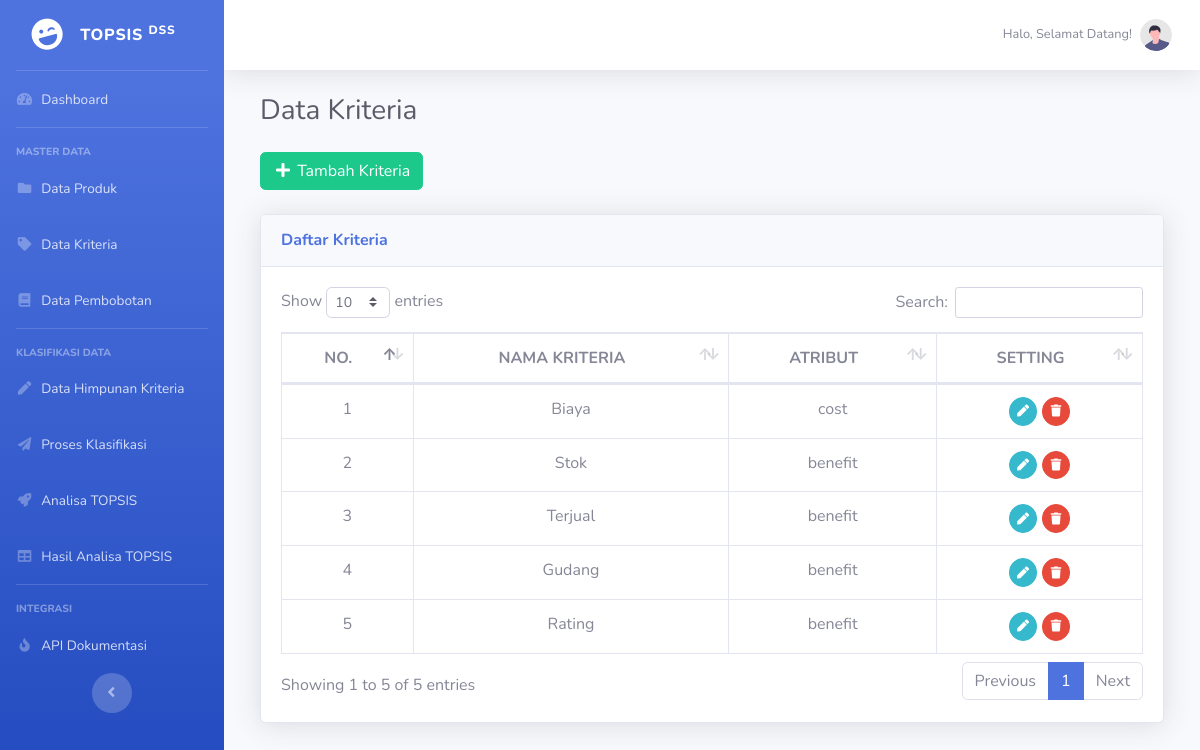
Page /admin/kriteria.php (signed in) on the committed database.
### tables this page shows
CREATE TABLE `tbl_kriteria` (
  `id_kriteria` int(11) NOT NULL,
  `nama_kriteria` varchar(50) NOT NULL,
  `atribut` enum('benefit','cost') NOT NULL,
  `bobot_kriteria` int(11) NOT NULL
);

### admin/kriteria.php (the view)
<?php include_once '../inc/header.php'; ?>
<div class="container-fluid">
    <div class="col-md-12">
        <h1 class="h3 mb-4 text-gray-800">Data Kriteria</h1>
        <div align='left' class="mb-4">
			<span>
				<a href="kriteria_tambah.php">
				    <button class='btn btn-success'>
    				    <i class="fas fa-plus fa-fw"></i>
    				    Tambah Kriteria
				    </button>
				</a>
			</span>
		</div>
        <div class="card shadow mb-4">
            <div
            class="card-header py-3 d-flex flex-row align-items-center justify-content-between"
            >
                <h6 class="m-0 font-weight-bold text-primary">
                  Daftar Kriteria
                </h6>
            </div>
            <div class="card-body">
			    <div>
    				<div class="table-responsive">
                        <table class="table table-bordered" id="dataTable" width="100%" cellspacing="0">
    						<thead>
    							<tr>
    								<th><center>NO.</center></th>
    								<th><center>NAMA KRITERIA</center></th>
    								<th><center>ATRIBUT</center></th>
    								<th><center>SETTING</center></th>
    							</tr>
    						</thead>
    						<tbody>
    							<?php
    							$no=0;
    							$hasil=mysqli_query($konek,"SELECT * FROM tbl_kriteria");
    							while ($data = mysqli_fetch_array($hasil)) {
    								?>
    							<tr>
    								<td><center><?php echo $no=$no+1; ?></center></td>
    								<td><center><?php print $data['nama_kriteria'] ?></center></td>
    								<td><center><?php print $data['atribut'] ?></center></td>
    								<td>
    									<div class='text-right'>
    										<center>
    											<a class='btn btn-info btn-circle btn-sm' href="kriteria_edit.php?id_kriteria=<?php print $data['id_kriteria']; ?>">
    												<i class='fas fa-pen fa-fw'></i>
    											</a>
    											<a class='btn btn-danger btn-circle btn-sm' href="kriteria_hapus.php?id_kriteria=<?php print $data['id_kriteria']; ?>">
    												<i class='fas fa-trash fa-fw'></i>
    											</a>
    										</center>
    									</div>
    								</td>
    							</tr>
    								<?php
    							}
    							?>
    						</tbody>
    					</table>
    				</div>
    			</div>
            </div>
        </div>
      </div>
</div>
<?php include_once '../inc/footer.php'; ?>

### rows in the picture
tbl_kriteria: nama_kriteria "Biaya", atribut "cost"
tbl_kriteria: no "2", nama_kriteria "Stok", atribut "benefit"
tbl_kriteria: no "3", nama_kriteria "Terjual", atribut "benefit"
tbl_kriteria: no "4", nama_kriteria "Gudang", atribut "benefit"
tbl_kriteria: no "5", nama_kriteria "Rating", atribut "benefit"
